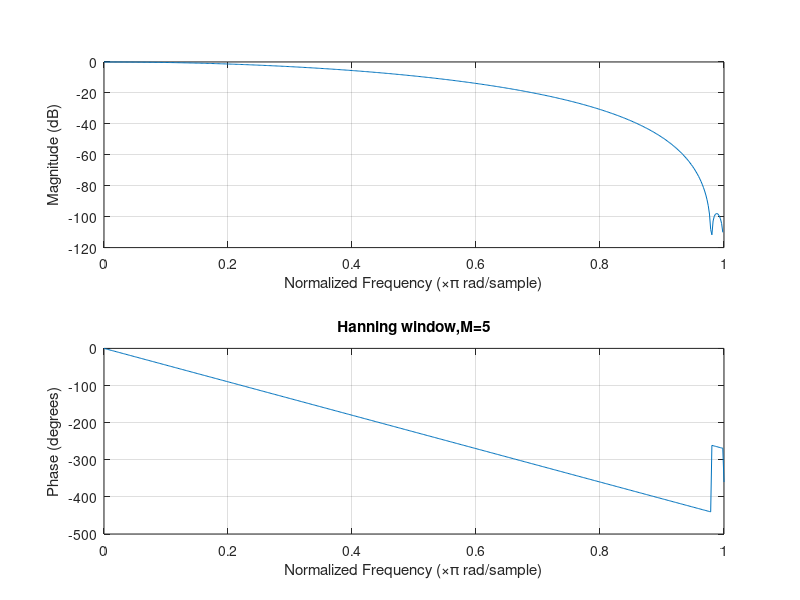
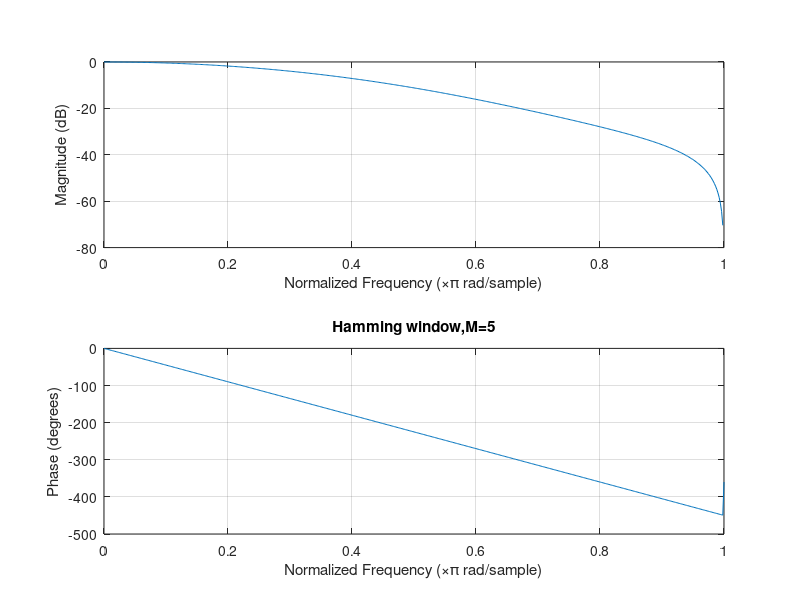
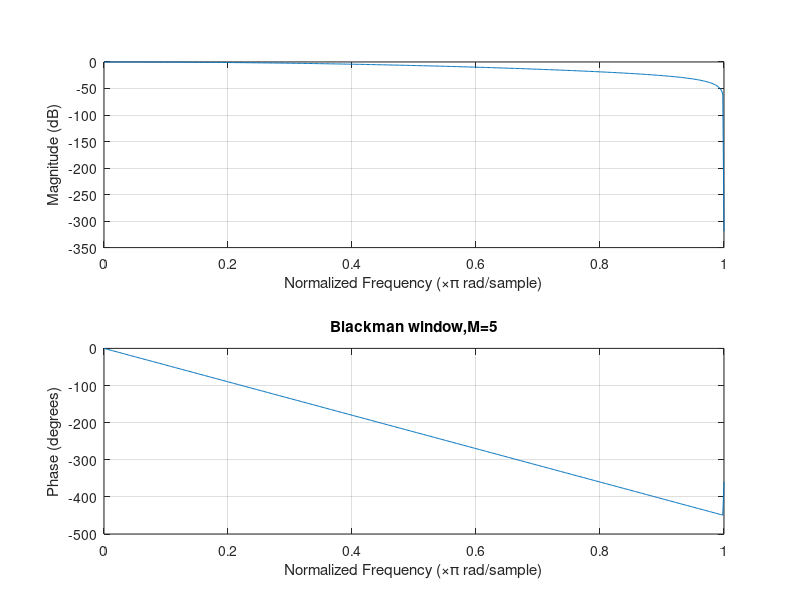
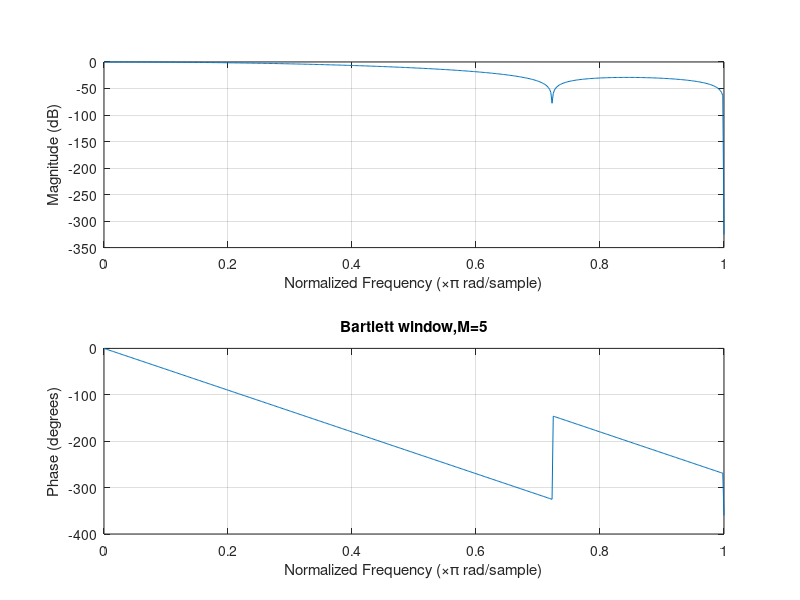

These charts were generated, in order, by the following MATLAB code: (Note: this script raises an error after producing the figures.)
w_p=0.2*pi;
M = input('Enter order of filter:');
h_hann=fir1 (M,w_p/pi,hann(M+1));
h_hamm=fir1 (M,w_p/pi,hamming(M+1));
h_blackman=fir1 (M,w_p/pi,blackman(M+1));
h_bartlett=fir1 (M,w_p/pi,bartlett(M+1));
freqz(h_hann,1,512);title(['Hanning window,M=',int2str(M)]);
figure;
freqz(h_hamm,1,512);title(['Hamming window,M=',int2str(M)]);
figure;
freqz(h_blackman,1,512);title(['Blackman window,M=',int2str(M)]);
figure;
freqz(h_bartlett,1,512);title(['Bartlett window,M=',int2str(M)]);
figure;
n=0:M;
subplot(2,2,1),stem(n,h_hann);
title(['Hanning window, M=',ins2str(M)]);
subplot(2,2,2),stem(n,h_hamm);
title(['Hamming window, M=',ins2str(M)]);
subplot(2,2,3),stem(n,h_blackman);
title(['Blackman window, M=',ins2str(M)]);
subplot(2,2,4),stem(n,h_bartlett);
title(['Bartlett window, M=',ins2str(M)]);
figure;
subplot(2,2,1),zplane(h_hann,1);
title(['Hanning window, M=',ins2str(M)]);
subplot(2,2,2),zplane(h_hamm,1);
title(['Hamming window, M=',ins2str(M)]);
subplot(2,2,3),zplane(h_blackman,1);
title(['Blackman window, M=',int2str(M)]);
subplot(2,2,4),zplane(h_bartlett,1);
title(['Bartlett window, M=',int2str(M)]);
